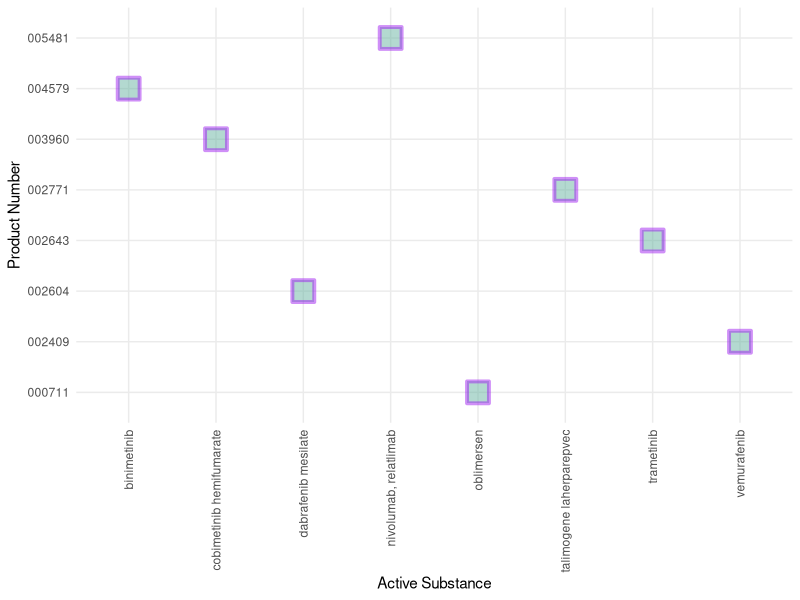
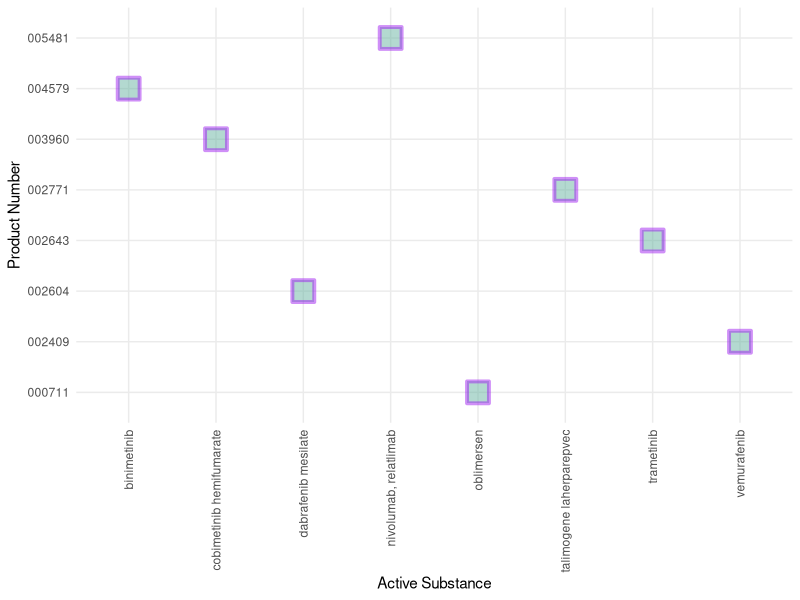

Recreate these plots in R, in order.
#### I am currently practicing with different functions in scatterplots ####
### Created by: Leah Reichert #############
### Updated on: 2023-03-19 ####################


### Loading Libraries####
library(here)
library(readr)
library(tidyverse)
library(ggplot2)
library(dplyr)
library(ggthemes)

### Load Data ### 
drugs <- read_csv("TidyTuesday 4/Data/drugs.csv")
View(drugs) # view data 

# Plot #
drugs %>%
  filter(therapeutic_area == "Melanoma") %>% # look at only drugs for melanoma 
  ggplot(aes(x = active_substance, 
                y = product_number)) +
geom_point(
  color = "purple", # outline color 
  fill = "#69b3a2", # inner color 
  shape = 22, # shape of marker 
  alpha = 0.5, # transparency 
  size = 7, 
  stroke = 2 # width 
) +
  labs(x = "Active Substance", # rename titles
       y = "Product Number"
       ) +
  theme_minimal() +
  theme(axis.text.x = element_text(angle = 90, vjust = 0.5, hjust = 1)) # make x axis text vertical 
ggsave(here("TidyTuesday 4","Output","TidyTuesday 4.png"), 
       width = 7, height = 5)
         